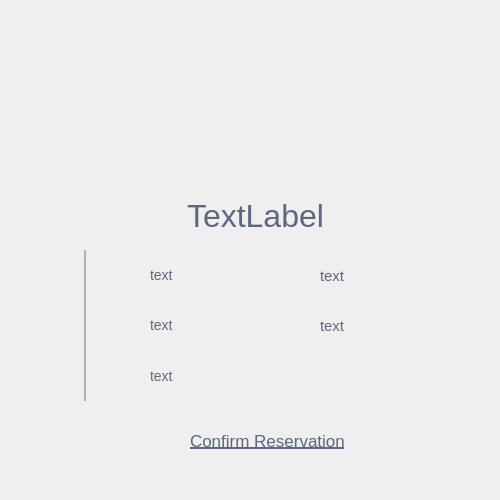
<?xml version="1.0" encoding="UTF-8"?>
<ui version="4.0">
 <class>reserveCar</class>
 <widget class="QDialog" name="reserveCar">
  <property name="geometry">
   <rect>
    <x>0</x>
    <y>0</y>
    <width>500</width>
    <height>500</height>
   </rect>
  </property>
  <property name="sizePolicy">
   <sizepolicy hsizetype="Fixed" vsizetype="Fixed">
    <horstretch>0</horstretch>
    <verstretch>0</verstretch>
   </sizepolicy>
  </property>
  <property name="minimumSize">
   <size>
    <width>500</width>
    <height>500</height>
   </size>
  </property>
  <property name="maximumSize">
   <size>
    <width>600</width>
    <height>500</height>
   </size>
  </property>
  <property name="windowTitle">
   <string>Dialog</string>
  </property>
  <widget class="QWidget" name="widget_4" native="true">
   <property name="geometry">
    <rect>
     <x>90</x>
     <y>250</y>
     <width>171</width>
     <height>151</height>
    </rect>
   </property>
   <property name="styleSheet">
    <string notr="true">QLabel {
width: 150px;
height: 30px;
font-size: 14px;
color: rgb(91, 104, 127);
}</string>
   </property>
   <widget class="QLabel" name="label">
    <property name="geometry">
     <rect>
      <x>10</x>
      <y>10</y>
      <width>41</width>
      <height>31</height>
     </rect>
    </property>
    <property name="text">
     <string/>
    </property>
    <property name="pixmap">
     <pixmap resource="images.qrc">:/images/manual.png</pixmap>
    </property>
    <property name="scaledContents">
     <bool>true</bool>
    </property>
   </widget>
   <widget class="QLabel" name="carModel">
    <property name="geometry">
     <rect>
      <x>60</x>
      <y>10</y>
      <width>111</width>
      <height>30</height>
     </rect>
    </property>
    <property name="sizePolicy">
     <sizepolicy hsizetype="Expanding" vsizetype="Fixed">
      <horstretch>0</horstretch>
      <verstretch>0</verstretch>
     </sizepolicy>
    </property>
    <property name="minimumSize">
     <size>
      <width>0</width>
      <height>30</height>
     </size>
    </property>
    <property name="text">
     <string>text</string>
    </property>
   </widget>
   <widget class="QLabel" name="label_2">
    <property name="geometry">
     <rect>
      <x>20</x>
      <y>60</y>
      <width>21</width>
      <height>31</height>
     </rect>
    </property>
    <property name="text">
     <string/>
    </property>
    <property name="pixmap">
     <pixmap resource="images.qrc">:/images/people.png</pixmap>
    </property>
    <property name="scaledContents">
     <bool>true</bool>
    </property>
   </widget>
   <widget class="QLabel" name="carSeats">
    <property name="geometry">
     <rect>
      <x>60</x>
      <y>60</y>
      <width>111</width>
      <height>30</height>
     </rect>
    </property>
    <property name="minimumSize">
     <size>
      <width>0</width>
      <height>30</height>
     </size>
    </property>
    <property name="text">
     <string>text</string>
    </property>
   </widget>
   <widget class="QLabel" name="label_3">
    <property name="geometry">
     <rect>
      <x>10</x>
      <y>110</y>
      <width>41</width>
      <height>31</height>
     </rect>
    </property>
    <property name="text">
     <string/>
    </property>
    <property name="pixmap">
     <pixmap resource="images.qrc">:/images/suitcase.png</pixmap>
    </property>
    <property name="scaledContents">
     <bool>true</bool>
    </property>
   </widget>
   <widget class="QLabel" name="carEngine">
    <property name="geometry">
     <rect>
      <x>60</x>
      <y>110</y>
      <width>111</width>
      <height>31</height>
     </rect>
    </property>
    <property name="minimumSize">
     <size>
      <width>0</width>
      <height>30</height>
     </size>
    </property>
    <property name="text">
     <string>text</string>
    </property>
   </widget>
  </widget>
  <widget class="QWidget" name="widget_6" native="true">
   <property name="geometry">
    <rect>
     <x>260</x>
     <y>250</y>
     <width>181</width>
     <height>101</height>
    </rect>
   </property>
   <property name="styleSheet">
    <string notr="true">QLabel {
width: 200px;
height: 30px;
font-size: 15px;
color: rgb(91, 104, 127);
}</string>
   </property>
   <widget class="QLabel" name="label_5">
    <property name="geometry">
     <rect>
      <x>10</x>
      <y>10</y>
      <width>31</width>
      <height>31</height>
     </rect>
    </property>
    <property name="text">
     <string/>
    </property>
    <property name="pixmap">
     <pixmap resource="images.qrc">:/images/color.png</pixmap>
    </property>
    <property name="scaledContents">
     <bool>true</bool>
    </property>
   </widget>
   <widget class="QLabel" name="carColour">
    <property name="geometry">
     <rect>
      <x>60</x>
      <y>10</y>
      <width>111</width>
      <height>31</height>
     </rect>
    </property>
    <property name="minimumSize">
     <size>
      <width>0</width>
      <height>30</height>
     </size>
    </property>
    <property name="text">
     <string>text</string>
    </property>
   </widget>
   <widget class="QLabel" name="label_4">
    <property name="geometry">
     <rect>
      <x>10</x>
      <y>60</y>
      <width>41</width>
      <height>31</height>
     </rect>
    </property>
    <property name="text">
     <string/>
    </property>
    <property name="pixmap">
     <pixmap resource="images.qrc">:/images/licence.png</pixmap>
    </property>
    <property name="scaledContents">
     <bool>true</bool>
    </property>
   </widget>
   <widget class="QLabel" name="carOwner">
    <property name="geometry">
     <rect>
      <x>60</x>
      <y>60</y>
      <width>111</width>
      <height>31</height>
     </rect>
    </property>
    <property name="minimumSize">
     <size>
      <width>0</width>
      <height>30</height>
     </size>
    </property>
    <property name="text">
     <string>text</string>
    </property>
   </widget>
  </widget>
  <widget class="QWidget" name="widget_2" native="true">
   <property name="geometry">
    <rect>
     <x>70</x>
     <y>250</y>
     <width>16</width>
     <height>151</height>
    </rect>
   </property>
   <property name="styleSheet">
    <string notr="true">QWidget {
border-right: 2px solid rgb(177, 176, 178);
}</string>
   </property>
  </widget>
  <widget class="QLabel" name="carName">
   <property name="geometry">
    <rect>
     <x>140</x>
     <y>190</y>
     <width>231</width>
     <height>51</height>
    </rect>
   </property>
   <property name="font">
    <font>
     <pointsize>24</pointsize>
    </font>
   </property>
   <property name="layoutDirection">
    <enum>Qt::LeftToRight</enum>
   </property>
   <property name="styleSheet">
    <string notr="true">QLabel {
color: rgb(91, 104, 127);
}</string>
   </property>
   <property name="text">
    <string>TextLabel</string>
   </property>
   <property name="alignment">
    <set>Qt::AlignCenter</set>
   </property>
  </widget>
  <widget class="QLabel" name="label_6">
   <property name="geometry">
    <rect>
     <x>0</x>
     <y>0</y>
     <width>501</width>
     <height>161</height>
    </rect>
   </property>
   <property name="text">
    <string/>
   </property>
   <property name="pixmap">
    <pixmap resource="images.qrc">:/images/road2.png</pixmap>
   </property>
   <property name="scaledContents">
    <bool>true</bool>
   </property>
  </widget>
  <widget class="clickableLabel" name="confirmBtn">
   <property name="geometry">
    <rect>
     <x>190</x>
     <y>420</y>
     <width>161</width>
     <height>41</height>
    </rect>
   </property>
   <property name="cursor">
    <cursorShape>PointingHandCursor</cursorShape>
   </property>
   <property name="styleSheet">
    <string notr="true">QLabel {
font-size: 17px;
color: rgb(91, 104, 127);
text-decoration: underline;
}</string>
   </property>
   <property name="text">
    <string>Confirm Reservation</string>
   </property>
  </widget>
 </widget>
 <customwidgets>
  <customwidget>
   <class>clickableLabel</class>
   <extends>QLabel</extends>
   <header location="global">clickableLabel.h</header>
  </customwidget>
 </customwidgets>
 <resources>
  <include location="images.qrc"/>
 </resources>
 <connections/>
</ui>
